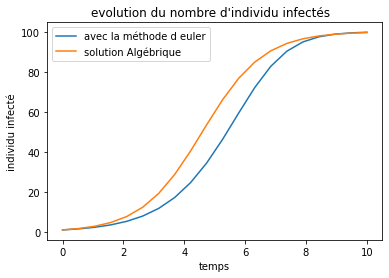

Reproduce this figure in Python.
# *** exercice 2 ***

import matplotlib.pyplot as plt
import numpy as np

t = np.linspace(0, 10, 20)
dt=10/19                # t[1]-t[0]
Nnum = np.zeros(20) 
Ntot=100
alpha=0.01
Nnum[0]=1

for i in range(19):
    Nnum[i+1]=Nnum[i]+Nnum[i]*alpha*dt*(Ntot-Nnum[i])

Nalg=Ntot/(1+99*np.exp(-t))      #Solution algébrique

    
plt.plot(t,Nnum,t,Nalg)
plt.title("evolution du nombre d'individu infectés  ")
plt.ylabel("individu infecté")
plt.xlabel("temps")
plt.legend(['avec la méthode d euler','solution Algébrique'])

plt.show()

""" oui il y une différence entre les 2 courbes,
cette erreur est due à la discretisation du temps qui dans l'équation
differentielle est considere continue, pour minimiser l'erreur il faut ajouter
plusieurs points dans la liste t, plus le nombre de points t est grand 
plus l'erreur sera minimale """
